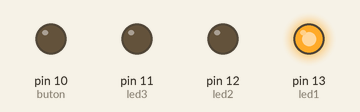
This sketch was run on a simulated Arduino Uno, built with avr-gcc and run on an emulated ATmega328P. Parts: output pins drawn as LEDs (lit = HIGH).

Above: at 0.1 s.
At 1.1 s:
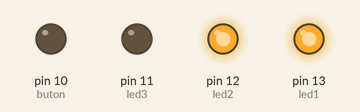
At 8.1 s:
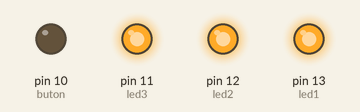
At 19.1 s:
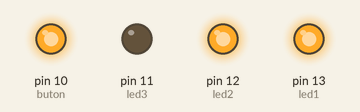
At 39.1 s:
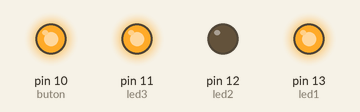
Timing chart, 0 to 40.0 s (numbered marks = the images above):
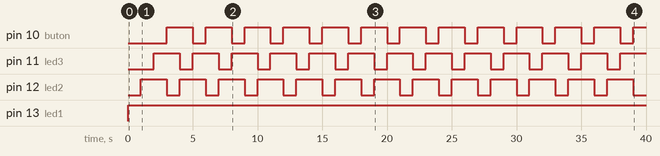

Measured:
- by itself, pin 10 (buton), pin 11 (led3), pin 12 (led2): alternates HIGH for 2.0 s and LOW for 1.0 s
- by itself, pin 13 (led1): LOW → HIGH at 0.00 s

The sketch:

butonLED.ino
```cpp
int led1 = 13;
int led2 = 12;
int led3 = 11;
int buton = 10;
void setup() {
  pinMode(led1,OUTPUT);
  pinMode(led2,OUTPUT);
  pinMode(led3,OUTPUT);
  pinMode(buton,OUTPUT);
}
void loop() {
  digitalWrite(13,HIGH);
  digitalWrite(12,LOW);
  delay(1000);
  digitalWrite(12,HIGH);
  digitalWrite(11,LOW);
  delay(1000);
  digitalWrite(11,HIGH);
  digitalWrite(10,LOW);
  delay(1000);
  digitalWrite(10,HIGH);

}
```
